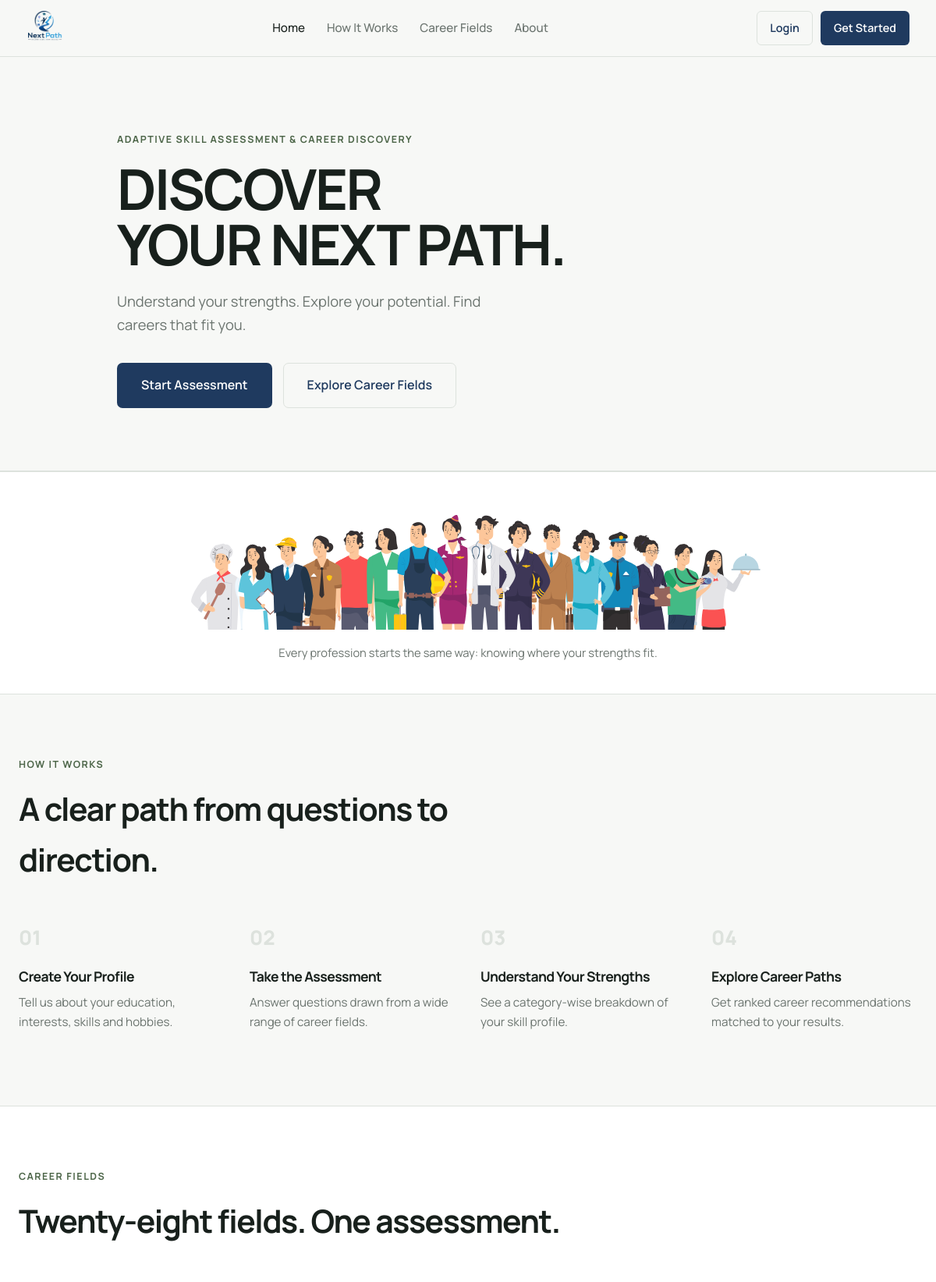
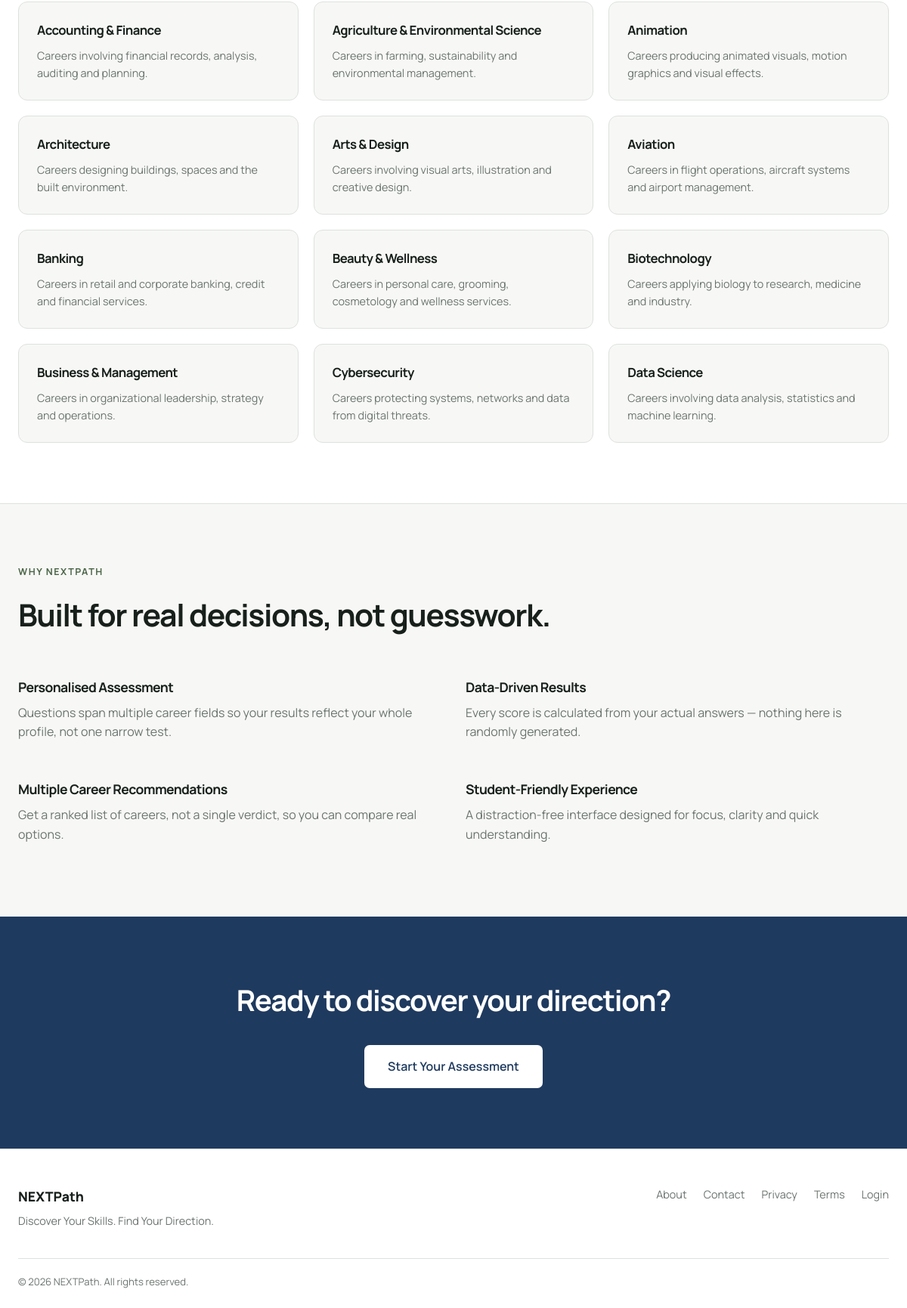
The page / on the database its author committed (2 pictures, top to bottom).
### tables this page shows
CREATE TABLE categories (
    id          INT AUTO_INCREMENT PRIMARY KEY,
    name        VARCHAR(120) NOT NULL UNIQUE,
    description VARCHAR(400) NOT NULL,
    created_at  TIMESTAMP DEFAULT CURRENT_TIMESTAMP,
    updated_at  TIMESTAMP DEFAULT CURRENT_TIMESTAMP ON UPDATE CURRENT_TIMESTAMP
);

### includes/functions.php (called while the page is built, shortened)
<?php
function clean($value) {
    return htmlspecialchars(trim($value ?? ''), ENT_QUOTES, 'UTF-8');
}
function is_logged_in() {
    return !empty($_SESSION['user_id']);
}
function base_url($path = '') {
    return APP_BASE_PATH . ltrim($path, '/');
}

### index.php (the view, shortened to what this page needs)
<?php
require_once __DIR__ . '/includes/functions.php';
$categories = $pdo->query('SELECT id, name, description FROM categories ORDER BY name ASC LIMIT 12')->fetchAll();
require __DIR__ . '/includes/header.php';
?>
<section class="hero" id="home">
  <div class="hero-inner">
    <p class="eyebrow">Adaptive Skill Assessment &amp; Career Discovery</p>
    <h1>DISCOVER<br>YOUR NEXT PATH.</h1>
    <p class="hero-sub">Understand your strengths. Explore your potential. Find careers that fit you.</p>
    <div class="hero-actions">
      <a href="<?= base_url(is_logged_in() ? 'student/assessment.php' : 'register.php') ?>" class="btn btn-primary btn-lg">Start Assessment</a>
      <a href="#career-fields" class="btn btn-outline btn-lg">Explore Career Fields</a>
    </div>
  </div>
</section>
<section class="career-strip">
  <div class="career-strip-inner">
    <img src="<?= base_url('assets/img/career-paths.svg') ?>" alt="Illustration of people working in different professions — healthcare, aviation, business, hospitality and more" loading="lazy">
    <p>Every profession starts the same way: knowing where your strengths fit.</p>
  </div>
</section>
<section class="section" id="how-it-works">
  <div class="section-inner">
    <p class="section-label">How It Works</p>
    <h2 class="section-title">A clear path from questions to direction.</h2>
    <div class="steps-grid">
      <div class="step">
        <span class="step-number">01</span>
        <h3>Create Your Profile</h3>
        <p>Tell us about your education, interests, skills and hobbies.</p>
      </div>
      <div class="step">
        <span class="step-number">02</span>
        <h3>Take the Assessment</h3>
        <p>Answer questions drawn from a wide range of career fields.</p>
      </div>
      <div class="step">
        <span class="step-number">03</span>
        <h3>Understand Your Strengths</h3>
        <p>See a category-wise breakdown of your skill profile.</p>
      </div>
      <div class="step">
        <span class="step-number">04</span>
        <h3>Explore Career Paths</h3>
        <p>Get ranked career recommendations matched to your results.</p>
      </div>
    </div>
  </div>
</section>
<section class="section section-alt" id="career-fields">
  <div class="section-inner">
    <p class="section-label">Career Fields</p>
    <h2 class="section-title">Twenty-eight fields. One assessment.</h2>
    <div class="fields-grid">
      <?php foreach ($categories as $cat): ?>
        <div class="field-card">
          <h3><?= clean($cat['name']) ?></h3>
          <p><?= clean($cat['description']) ?></p>
        </div>
      <?php endforeach; ?>
    </div>
  </div>
</section>
<section class="section" id="about">
  <div class="section-inner">
    <p class="section-label">Why NEXTPath</p>
    <h2 class="section-title">Built for real decisions, not guesswork.</h2>
    <div class="why-grid">
      <div class="why-item">
        <h3>Personalised Assessment</h3>
        <p>Questions span multiple career fields so your results reflect your whole profile, not one narrow test.</p>
      </div>
      <div class="why-item">
        <h3>Data-Driven Results</h3>
        <p>Every score is calculated from your actual answers — nothing here is randomly generated.</p>
      </div>
      <div class="why-item">
        <h3>Multiple Career Recommendations</h3>
        <p>Get a ranked list of careers, not a single verdict, so you can compare real options.</p>
      </div>
      <div class="why-item">
        <h3>Student-Friendly Experience</h3>
        <p>A distraction-free interface designed for focus, clarity and quick understanding.</p>
      </div>
    </div>
  </div>
</section>
<section class="cta">
  <div class="cta-inner">
    <h2>Ready to discover your direction?</h2>
    <a href="<?= base_url(is_logged_in() ? 'student/assessment.php' : 'register.php') ?>" class="btn btn-primary btn-lg">Start Your Assessment</a>
  </div>
</section>
<?php require __DIR__ . '/includes/footer.php'; ?>

### includes/header.php (shortened to what this page needs)
<?php
$current_page = basename($_SERVER['SCRIPT_NAME']);
?>
<!DOCTYPE html>
<html lang="en">
<head>
<link rel="stylesheet" href="<?= base_url('assets/css/main.css') ?>">
</head>
<body>
<header class="site-nav">
  <div class="nav-inner">
    <a href="<?= base_url('index.php') ?>" class="nav-logo" aria-label="NEXTPath"><img src="<?= base_url('assets/img/nextpath-logo.png') ?>" alt="NEXTPath"></a>
    <nav class="nav-links" id="navLinks">
      <a href="<?= base_url('index.php') ?>#home" class="<?= $current_page === 'index.php' ? 'active' : '' ?>">Home</a>
      <a href="<?= base_url('index.php') ?>#how-it-works">How It Works</a>
      <a href="<?= base_url('index.php') ?>#career-fields">Career Fields</a>
      <a href="<?= base_url('index.php') ?>#about">About</a>
    </nav>
    <div class="nav-actions">
      <?php if (is_logged_in()): ?>
        <a href="<?= base_url(current_user_role() === 'admin' ? 'admin/dashboard.php' : 'student/dashboard.php') ?>" class="btn btn-outline btn-sm">Dashboard</a>
      <?php else: ?>
        <a href="<?= base_url('login.php') ?>" class="btn btn-outline btn-sm">Login</a>
        <a href="<?= base_url('register.php') ?>" class="btn btn-primary btn-sm">Get Started</a>
      <?php endif; ?>
    </div>
  </div>
</header>
<main>

### includes/footer.php (shortened to what this page needs)
</main>
<footer class="site-footer">
  <div class="footer-inner">
    <div class="footer-brand">
      <span class="footer-logo">NEXTPath</span>
      <p>Discover Your Skills. Find Your Direction.</p>
    </div>
    <div class="footer-links">
      <a href="<?= base_url('index.php') ?>#about">About</a>
      <a href="<?= base_url('contact.php') ?>">Contact</a>
      <a href="<?= base_url('privacy.php') ?>">Privacy</a>
      <a href="<?= base_url('terms.php') ?>">Terms</a>
      <a href="<?= base_url('login.php') ?>">Login</a>
    </div>
  </div>
  <div class="footer-bottom">
    &copy; <?= date('Y') ?> NEXTPath. All rights reserved.
  </div>
</footer>
</body>
</html>

### rows shown on the page
categories: name "Accounting & Finance", description "Careers involving financial records, analysis, auditing and planning."
categories: name "Agriculture & Environmental Science", description "Careers in farming, sustainability and environmental management."
categories: name "Animation", description "Careers producing animated visuals, motion graphics and visual effects."
categories: name "Architecture", description "Careers designing buildings, spaces and the built environment."
categories: name "Arts & Design", description "Careers involving visual arts, illustration and creative design."
categories: name "Aviation", description "Careers in flight operations, aircraft systems and airport management."
categories: name "Banking", description "Careers in retail and corporate banking, credit and financial services."
categories: name "Beauty & Wellness", description "Careers in personal care, grooming, cosmetology and wellness services."
categories: name "Biotechnology", description "Careers applying biology to research, medicine and industry."
categories: name "Business & Management", description "Careers in organizational leadership, strategy and operations."
categories: name "Cybersecurity", description "Careers protecting systems, networks and data from digital threats."
categories: name "Data Science", description "Careers involving data analysis, statistics and machine learning."
